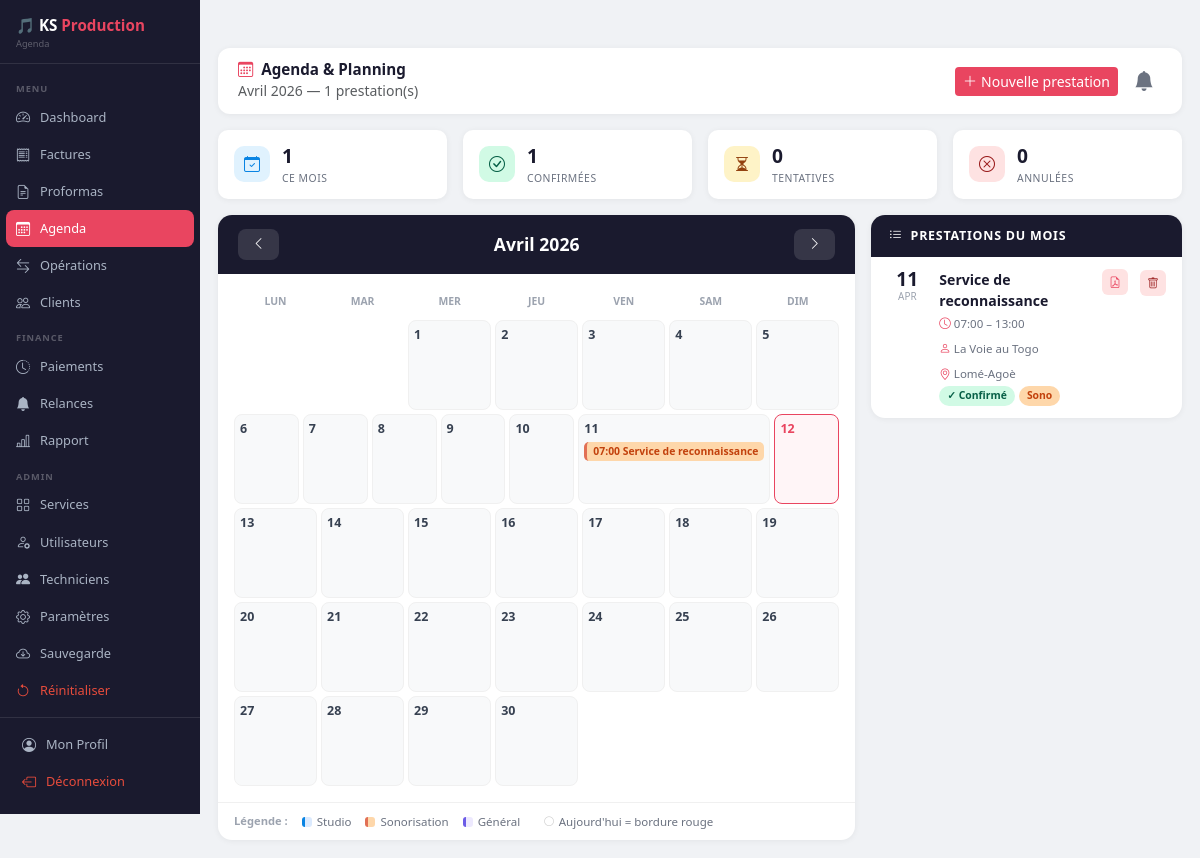
Page /agenda (signed in) on the committed database.
### database.py (models this page shows)
class Evenement(db.Model):
    __tablename__ = 'evenement'
    id          = db.Column(db.Integer, primary_key=True)
    titre       = db.Column(db.String(200), nullable=False)
    date        = db.Column(db.Date, default=datetime.utcnow)
    heure_debut = db.Column(db.String(10), nullable=True)   # "09:00"
    heure_fin   = db.Column(db.String(10), nullable=True)   # "17:00"
    nom_client  = db.Column(db.String(150), nullable=True)
    service     = db.Column(db.String(200), nullable=True)
    section     = db.Column(db.String(50),  nullable=True)
    lieu        = db.Column(db.String(200), nullable=True)
    notes       = db.Column(db.Text,        nullable=True)
    statut      = db.Column(db.String(30),  default='Confirmé')  # Confirmé, Tentative, Annulé
    cree_par    = db.Column(db.String(80),  nullable=True)
    date_creation = db.Column(db.DateTime, default=datetime.utcnow)
    facture_id = db.Column(db.Integer, db.ForeignKey('factures.id'), nullable=True)
    facture     = db.relationship('Facture', foreign_keys=[facture_id], lazy=True)

### app.py (the view)
@app.route('/agenda')
def agenda():
    if 'username' not in session:
        return redirect(url_for('login'))
    mois  = int(request.args.get('mois',  datetime.now().month))
    annee = int(request.args.get('annee', datetime.now().year))
    if mois == 1:
        mois_prec, annee_prec = 12, annee - 1
    else:
        mois_prec, annee_prec = mois - 1, annee
    if mois == 12:
        mois_suiv, annee_suiv = 1, annee + 1
    else:
        mois_suiv, annee_suiv = mois + 1, annee
    from datetime import date as date_cls
    debut_mois = date_cls(annee, mois, 1)
    nb_jours   = calendar.monthrange(annee, mois)[1]
    fin_mois   = date_cls(annee, mois, nb_jours)
    evenements = Evenement.query.filter(
        Evenement.date >= debut_mois,
        Evenement.date <= fin_mois
    ).order_by(Evenement.date, Evenement.heure_debut).all()
    evts_par_jour = {}
    for ev in evenements:
        jour = ev.date.day
        if jour not in evts_par_jour:
            evts_par_jour[jour] = []
        evts_par_jour[jour].append(ev)
    cal = calendar.monthcalendar(annee, mois)
    nb_confirmes  = sum(1 for e in evenements if e.statut == 'Confirmé')
    nb_tentatives = sum(1 for e in evenements if e.statut == 'Tentative')
    nb_annules    = sum(1 for e in evenements if e.statut == 'Annulé')
    noms_mois = ['', 'Janvier', 'Février', 'Mars', 'Avril', 'Mai', 'Juin',
                 'Juillet', 'Août', 'Septembre', 'Octobre', 'Novembre', 'Décembre']
    return render_template('agenda.html',
        username      = session['username'],
        role          = session['role'],
        mois          = mois,
        annee         = annee,
        nom_mois      = noms_mois[mois],
        cal           = cal,
        evts_par_jour = evts_par_jour,
        evenements    = evenements,
        mois_prec     = mois_prec,
        annee_prec    = annee_prec,
        mois_suiv     = mois_suiv,
        annee_suiv    = annee_suiv,
        today_day     = datetime.now().day,
        today_month   = datetime.now().month,
        today_year    = datetime.now().year,
        clients       = Client.query.order_by(Client.nom).all(),
        services_list = Service.query.filter_by(actif=True).order_by(Service.section, Service.libelle).all(),
        nb_confirmes  = nb_confirmes,
        nb_tentatives = nb_tentatives,
        nb_annules    = nb_annules,
        nb_total      = len(evenements),
        factures_liables = Facture.query.order_by(Facture.date.desc()).all(),
    )

### templates/agenda.html (shortened to what this page needs)
<!DOCTYPE html>
<html lang="fr">
<head>
    <link href="https://cdn.jsdelivr.net/npm/bootstrap@5.3.0/dist/css/bootstrap.min.css" rel="stylesheet">
    <link href="https://cdn.jsdelivr.net/npm/bootstrap-icons@1.10.5/font/bootstrap-icons.css" rel="stylesheet">
</head>
<body>
<div class="sidebar">
    <div class="brand">🎵 KS <span>Production</span><small>Agenda</small></div>
    <nav>
        <div class="nav-section">Menu</div>
        <a href="/dashboard"  class="nav-link"><i class="bi bi-speedometer2"></i> Dashboard</a>
        <a href="/factures"   class="nav-link"><i class="bi bi-receipt"></i> Factures</a>
        <a href="/proformas"  class="nav-link"><i class="bi bi-file-earmark-text"></i> Proformas</a>
        <a href="/agenda"     class="nav-link active"><i class="bi bi-calendar3"></i> Agenda</a>
        <a href="/operations" class="nav-link"><i class="bi bi-arrow-left-right"></i> Opérations</a>
        <a href="/clients"    class="nav-link"><i class="bi bi-people"></i> Clients</a>
        <div class="nav-section">Finance</div>
        <a href="/paiements"  class="nav-link"><i class="bi bi-clock-history"></i> Paiements</a>
        <a href="/relances" class="nav-link"><i class="bi bi-bell-fill"></i> Relances</a>
        <a href="/rapport"    class="nav-link"><i class="bi bi-bar-chart-line"></i> Rapport</a>
        {% if role == 'Administrateur' %}
        <div class="nav-section">Admin</div>
        <a href="/services"      class="nav-link"><i class="bi bi-grid"></i> Services</a>
        <a href="/utilisateurs"  class="nav-link"><i class="bi bi-person-gear"></i> Utilisateurs</a>
        <a href="/techniciens"   class="nav-link"><i class="bi bi-people-fill"></i> Techniciens</a>
        <a href="/parametres"    class="nav-link"><i class="bi bi-gear"></i> Paramètres</a>
        <a href="/sauvegarde"    class="nav-link"><i class="bi bi-cloud-arrow-down"></i> Sauvegarde</a>
        <a href="/reinitialiser" class="nav-link" style="color:#e74c3c;"><i class="bi bi-arrow-counterclockwise"></i> Réinitialiser</a>
        {% endif %}
    </nav>
    <div class="sidebar-footer">
        <a href="/profil" class="nav-link"><i class="bi bi-person-circle"></i> Mon Profil</a>
        <a href="/logout" class="nav-link" style="color:#e74c3c;"><i class="bi bi-box-arrow-left"></i> Déconnexion</a>
    </div>
</div>
<button class="hamburger-btn" onclick="toggleSidebar()" id="hamburgerBtn">
</button>
<div class="main-content">
    <div class="topbar">
        <div>
            <h5><i class="bi bi-calendar3 me-2" style="color:var(--ks-accent);"></i>Agenda & Planning</h5>
            <small class="text-muted">{{ nom_mois }} {{ annee }} — {{ nb_total }} prestation(s)</small>
        </div>
        <div class="d-flex align-items-center gap-2">
            {% if role != 'Lecture seule' %}
            <button class="btn btn-sm btn-ks" data-bs-toggle="modal" data-bs-target="#modalNouvelEvenement">
                <i class="bi bi-plus-lg me-1"></i>Nouvelle prestation
            </button>
            {% endif %}
            <div class="position-relative">
                <button id="btnCloche" onclick="toggleAlertes()"
                        style="background:none; border:none; cursor:pointer; position:relative; padding:4px 8px;">
                    <i class="bi bi-bell-fill" style="font-size:1.25rem; color:#6b7280;" id="iconeCloche"></i>
                </button>
            </div>
        </div>
    </div>
    <div class="row g-3 mb-3">
        <div class="col-md-3">
            <div class="stat-mini">
                <div class="ico" style="background:#e0f2fe; color:#0984e3;"><i class="bi bi-calendar-check"></i></div>
                <div><div class="num">{{ nb_total }}</div><div class="lbl">Ce mois</div></div>
            </div>
        </div>
        <div class="col-md-3">
            <div class="stat-mini">
                <div class="ico" style="background:#d1fae5; color:#065f46;"><i class="bi bi-check-circle"></i></div>
                <div><div class="num">{{ nb_confirmes }}</div><div class="lbl">Confirmées</div></div>
            </div>
        </div>
        <div class="col-md-3">
            <div class="stat-mini">
                <div class="ico" style="background:#fef3c7; color:#92400e;"><i class="bi bi-hourglass-split"></i></div>
                <div><div class="num">{{ nb_tentatives }}</div><div class="lbl">Tentatives</div></div>
            </div>
        </div>
        <div class="col-md-3">
            <div class="stat-mini">
                <div class="ico" style="background:#fee2e2; color:#991b1b;"><i class="bi bi-x-circle"></i></div>
                <div><div class="num">{{ nb_annules }}</div><div class="lbl">Annulées</div></div>
            </div>
        </div>
    </div>
    <div class="row g-3">
        <div class="col-lg-8">
            <div class="cal-card">
                <div class="cal-header">
                    <a href="/agenda?mois={{ mois_prec }}&annee={{ annee_prec }}" class="btn-nav"><i class="bi bi-chevron-left"></i></a>
                    <h4>{{ nom_mois }} {{ annee }}</h4>
                    <a href="/agenda?mois={{ mois_suiv }}&annee={{ annee_suiv }}" class="btn-nav"><i class="bi bi-chevron-right"></i></a>
                </div>
                <div class="cal-grid">
                    <div class="cal-days-head">
                        <span>Lun</span><span>Mar</span><span>Mer</span>
                        <span>Jeu</span><span>Ven</span><span>Sam</span><span>Dim</span>
                    </div>
                    <div class="cal-weeks">
                        {% for semaine in cal %}
                        <div class="cal-week">
                            {% for jour in semaine %}
                            {% if jour == 0 %}
                            <div class="cal-cell empty"></div>
                            {% else %}
                            <div class="cal-cell {% if jour == today_day and mois == today_month and annee == today_year %}today{% endif %}"
                                 onclick="ouvrirJour({{ jour }})">
                                <div class="cell-day">{{ jour }}</div>
                                {% if jour in evts_par_jour %}
                                    {% for ev in evts_par_jour[jour][:3] %}
                                    <span class="evt-chip evt-{{ ev.section|lower|replace(' ','') if ev.section else 'general' }} {% if ev.statut == 'Tentative' %}evt-tentative{% elif ev.statut == 'Annulé' %}evt-annule{% endif %}"
                                          onclick="event.stopPropagation(); voirDetail({{ ev.id }}, '{{ ev.titre|replace("'","\\'")|e }}', '{{ ev.date.strftime('%d/%m/%Y') }}', '{{ ev.heure_debut or '' }}', '{{ ev.heure_fin or '' }}', '{{ ev.nom_client or '' }}', '{{ ev.service or '' }}', '{{ ev.section or '' }}', '{{ ev.lieu or '' }}', '{{ ev.statut }}', '{{ ev.notes or '' }}', {{ ev.facture_id or 'null' }}, '{% if ev.facture_id and ev.facture %}{{ ev.facture.numero }}{% endif %}')">
                                        {% if ev.heure_debut %}{{ ev.heure_debut }} {% endif %}{{ ev.titre }}
                                    </span>
                                    {% endfor %}
                                {% endif %}
                            </div>
                            {% endif %}
                            {% endfor %}
                        </div>
                        {% endfor %}
                    </div>
                </div>
                <div class="legende">
                    <span style="font-size:.7rem; color:#9ca3af; font-weight:600;">Légende :</span>
                    <div class="leg-item"><div class="leg-dot" style="background:#dbeafe; border-left:3px solid #0984e3;"></div> Studio</div>
                    <div class="leg-item"><div class="leg-dot" style="background:#fed7aa; border-left:3px solid #e17055;"></div> Sonorisation</div>
                    <div class="leg-item"><div class="leg-dot" style="background:#ede9fe; border-left:3px solid #6c5ce7;"></div> Général</div>
                    <div class="leg-item" style="margin-left:10px;"><i class="bi bi-circle" style="font-size:.6rem; color:#ccc;"></i> Aujourd'hui = bordure rouge</div>
                </div>
            </div>
        </div>
        <div class="col-lg-4">
            <div class="list-card">
                <div class="list-head"><i class="bi bi-list-ul me-2"></i>Prestations du mois</div>
                {% for ev in evenements %}
                <div class="evt-list-item"
                     onclick="voirDetail({{ ev.id }}, '{{ ev.titre|replace("'","\\'")|e }}', '{{ ev.date.strftime('%d/%m/%Y') }}', '{{ ev.heure_debut or '' }}', '{{ ev.heure_fin or '' }}', '{{ ev.nom_client or '' }}', '{{ ev.service or '' }}', '{{ ev.section or '' }}', '{{ ev.lieu or '' }}', '{{ ev.statut }}', '{{ ev.notes or '' }}', {{ ev.facture_id or 'null' }}, '{% if ev.facture_id and ev.facture %}{{ ev.facture.numero }}{% endif %}')">
                    <div class="evt-date-badge">
                        <div class="day">{{ ev.date.day }}</div>
                        <div class="mon">{{ ev.date.strftime('%b') }}</div>
                    </div>
                    <div class="evt-info">
                        <div class="evt-titre-list">{{ ev.titre }}</div>
                        <div class="evt-meta">
                            {% if ev.heure_debut %}<span><i class="bi bi-clock"></i> {{ ev.heure_debut }}{% if ev.heure_fin %} – {{ ev.heure_fin }}{% endif %}</span>{% endif %}
                            {% if ev.nom_client %}<span><i class="bi bi-person"></i> {{ ev.nom_client }}</span>{% endif %}
                            {% if ev.lieu %}<span><i class="bi bi-geo-alt"></i> {{ ev.lieu }}</span>{% endif %}
                        </div>
                        <div class="mt-1" style="display:flex; gap:4px; flex-wrap:wrap;">
                            {% if ev.statut == 'Confirmé' %}<span class="badge-statut-c">✓ Confirmé</span>
                            {% elif ev.statut == 'Tentative' %}<span class="badge-statut-t">⏳ Tentative</span>
                            {% else %}<span class="badge-statut-a">✗ Annulé</span>{% endif %}
                            {% if ev.section == 'Studio' %}<span class="badge-sec-s">Studio</span>
                            {% elif ev.section == 'Sonorisation' %}<span class="badge-sec-o">Sono</span>
                            {% elif ev.section %}<span class="badge-sec-g">{{ ev.section }}</span>{% endif %}
                        </div>
                    </div>
                    {% if role != 'Lecture seule' %}
                    <a href="/agenda/fiche-pdf/{{ ev.id }}" target="_blank"
                       style="background:#fee2e2; border:none; color:#e94560; border-radius:6px; width:26px; height:26px; display:inline-flex; align-items:center; justify-content:center; text-decoration:none; font-size:.72rem;"
                       title="Fiche PDF">
                        <i class="bi bi-file-earmark-pdf"></i>
                    </a>
                    <form method="POST" action="/agenda/supprimer/{{ ev.id }}"
                          onsubmit="event.stopPropagation(); return confirm('Supprimer cet événement ?')">
                        <button type="submit" onclick="event.stopPropagation();"
                                style="background:#fee2e2; border:none; color:#991b1b; border-radius:6px; width:26px; height:26px; font-size:.72rem; cursor:pointer;">
                            <i class="bi bi-trash"></i>
                        </button>
                    </form>
                    {% endif %}
                </div>
                {% else %}
                <div style="text-align:center; padding:30px; color:#aaa;">
                    <i class="bi bi-calendar-x" style="font-size:2rem; display:block; margin-bottom:8px;"></i>
                    Aucune prestation ce mois
                </div>
                {% endfor %}
            </div>
        </div>
    </div>
</div>
</body>
</html>

### rows in the picture
Evenement: heure_debut "07:00", titre "Service de reconnaissance", date.day "11", date "APR", heure_fin "13:00", nom_client "La Voie au Togo", lieu "Lomé-Agoè", statut "✓ Confirmé", section "Sono"

### other values in the picture
{{ nom_mois }} "Avril"
{{ annee }} "2026"
{{ nb_total }} "1"
{{ nb_confirmes }} "1"
{{ nb_tentatives }} "0"
{{ nb_annules }} "0"
{{ jour }} "1" "2" "3" "4" "5" "6" "7" "8" "9" "10" "11" "12" "13" "14" "15" "16" "17" "18" "19" "20" "21" "22" "23" "24" "25" "26" "27" "28" "29" "30"
